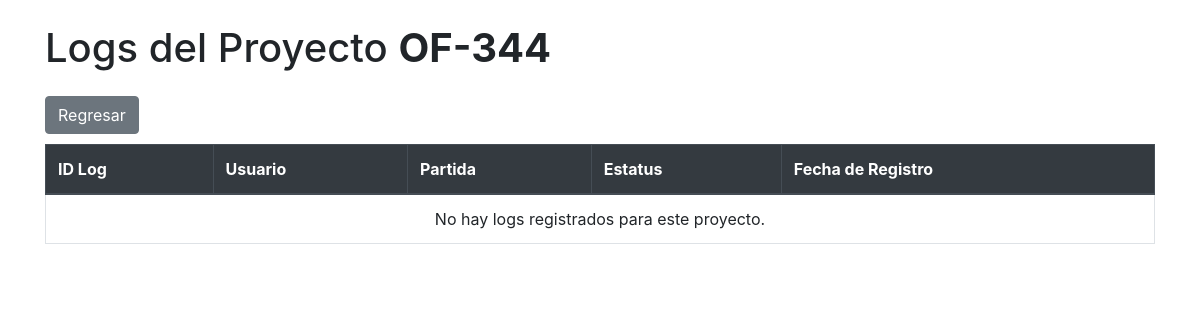
The page /ERP/ver_logs.php?id=344 (signed in) on the database as committed earlier.
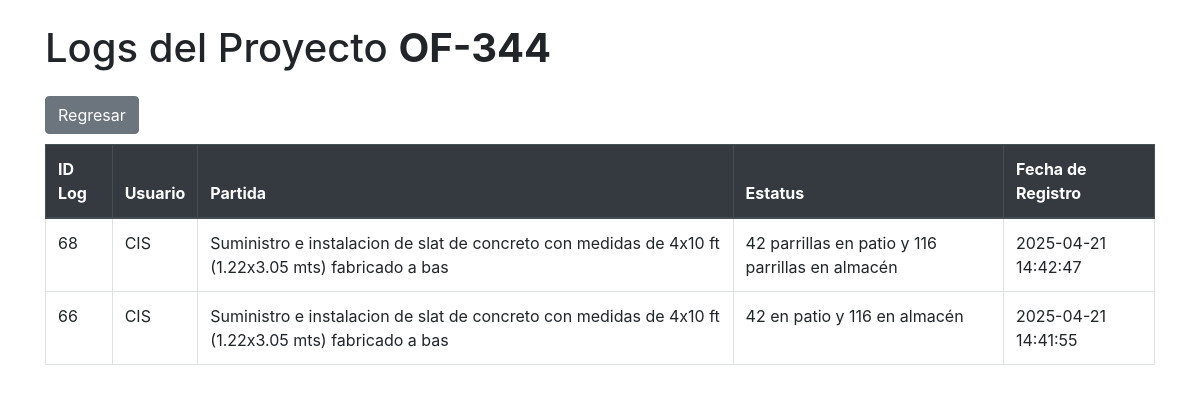
The same page on the database as committed later.
### tables this page shows
CREATE TABLE `registro_estatus` (
  `id` int(11) NOT NULL,
  `id_proyecto` varchar(100) DEFAULT NULL,
  `estatus_log` varchar(255) DEFAULT 'sin registro',
  `fecha_log` timestamp NOT NULL DEFAULT current_timestamp(),
  `id_usuario` int(11) DEFAULT NULL,
  `id_partida` int(11) DEFAULT NULL,
  `id_fab` int(11) DEFAULT NULL
);

CREATE TABLE `users` (
  `id` int(11) NOT NULL,
  `username` varchar(50) NOT NULL,
  `password` varchar(90) NOT NULL,
  `role` varchar(50) DEFAULT NULL,
  `nombre` varchar(50) NOT NULL,
  `apellido` varchar(80) NOT NULL
);

CREATE TABLE `partidas` (
  `id` int(11) NOT NULL,
  `descripcion` varchar(255) NOT NULL,
  `cod_fab` varchar(100) NOT NULL,
  `proceso` varchar(10) DEFAULT NULL,
  `cantidad` int(11) NOT NULL,
  `unidad_medida` varchar(10) NOT NULL,
  `precio_unitario` float NOT NULL,
  `subtotal` decimal(10,2) GENERATED ALWAYS AS (`cantidad` * `precio_unitario`) VIRTUAL,
  `iva` decimal(10,2) GENERATED ALWAYS AS (`subtotal` * 0.16) VIRTUAL,
  `total` decimal(10,2) GENERATED ALWAYS AS (`subtotal` + `iva`) VIRTUAL,
  `id_pd` int(11) DEFAULT NULL
);

### ERP/ver_logs.php (the view, shortened to what this page needs)
<?php
require 'C:/xampp/htdocs/db_connect.php';
$proyecto_id = $_GET['id'];
$sql = "SELECT
            re.id,
            u.username AS nombre_usuario,
            p.descripcion AS nombre_partida,
            re.estatus_log,
            re.fecha_log
        FROM registro_estatus re
        INNER JOIN partidas p ON re.id_partida = p.id
        INNER JOIN users u ON re.id_usuario = u.id
        WHERE re.id_fab = ?  -- Filtrar por id_fab de orden_fab
        ORDER BY re.fecha_log DESC";
$stmt = $conn->prepare($sql);
$stmt->bind_param("s", $proyecto_id);
$stmt->execute();
$result = $stmt->get_result();
?>
<!DOCTYPE html>
<html lang="es">
<head>
    <link rel="stylesheet" href="https://stackpath.bootstrapcdn.com/bootstrap/4.5.2/css/bootstrap.min.css">
</head>
<body>
<div class="container mt-4">
    <h1>Logs del Proyecto <b>OF-<?php echo htmlspecialchars($proyecto_id); ?></b></h1>
    <a href="ver_proyecto.php?id=<?php echo urlencode($proyecto_id); ?>" class="btn btn-secondary mt-3" style="margin-bottom: 10px;">Regresar</a>
    <table class="table table-bordered">
        <thead class="thead-dark">
            <tr>
                <th>ID Log</th>
                <th>Usuario</th>
                <th>Partida</th>
                <th>Estatus</th>
                <th>Fecha de Registro</th>
            </tr>
        </thead>
        <tbody>
        <?php
        if ($result->num_rows > 0) {
            while ($row = $result->fetch_assoc()) {
                echo "<tr>";
                echo "<td>" . $row["id"] . "</td>";
                echo "<td>" . htmlspecialchars($row["nombre_usuario"]) . "</td>";
                echo "<td>" . htmlspecialchars($row["nombre_partida"]) . "</td>";
                echo "<td>" . htmlspecialchars($row["estatus_log"]) . "</td>";
                echo "<td>" . htmlspecialchars($row["fecha_log"]) . "</td>";
                echo "</tr>";
            }
        } else {
            echo "<tr><td colspan='5' class='text-center'>No hay logs registrados para este proyecto.</td></tr>";
        }
        ?>
        </tbody>
    </table>
</div>
</body>
</html>

Rows that differ between the two databases and show on the page:
added registro_estatus: id "68", id_usuario.username "CIS", id_partida.descripcion "Suministro e instalacion de slat de concreto con medidas de 4x10 ft (1.22x3.05 mts) fabricado a bas", estatus_log "42 parrillas en patio y 116 parrillas en almacén", fecha_log "2025-04-21 14:42:47"
added registro_estatus: id "66", id_usuario.username "CIS", id_partida.descripcion "Suministro e instalacion de slat de concreto con medidas de 4x10 ft (1.22x3.05 mts) fabricado a bas", estatus_log "42 en patio y 116 en almacén", fecha_log "2025-04-21 14:41:55"
Other text that changed with them:
text no longer shown: "No hay logs registrados para este proyecto."
